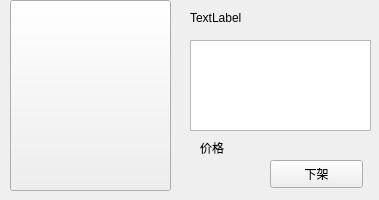
<?xml version="1.0" encoding="UTF-8"?>
<ui version="4.0">
 <class>MyBooksWdg</class>
 <widget class="QWidget" name="MyBooksWdg">
  <property name="geometry">
   <rect>
    <x>0</x>
    <y>0</y>
    <width>379</width>
    <height>200</height>
   </rect>
  </property>
  <property name="minimumSize">
   <size>
    <width>379</width>
    <height>200</height>
   </size>
  </property>
  <property name="maximumSize">
   <size>
    <width>379</width>
    <height>200</height>
   </size>
  </property>
  <property name="windowTitle">
   <string>Form</string>
  </property>
  <widget class="QPushButton" name="pb_bookImg">
   <property name="geometry">
    <rect>
     <x>10</x>
     <y>0</y>
     <width>161</width>
     <height>191</height>
    </rect>
   </property>
   <property name="minimumSize">
    <size>
     <width>161</width>
     <height>191</height>
    </size>
   </property>
   <property name="text">
    <string/>
   </property>
   <property name="iconSize">
    <size>
     <width>161</width>
     <height>191</height>
    </size>
   </property>
  </widget>
  <widget class="QLabel" name="lb_bookName">
   <property name="geometry">
    <rect>
     <x>190</x>
     <y>10</y>
     <width>171</width>
     <height>16</height>
    </rect>
   </property>
   <property name="text">
    <string>TextLabel</string>
   </property>
  </widget>
  <widget class="QTextBrowser" name="txt_bookInfo">
   <property name="geometry">
    <rect>
     <x>190</x>
     <y>40</y>
     <width>181</width>
     <height>91</height>
    </rect>
   </property>
  </widget>
  <widget class="QLabel" name="label_2">
   <property name="geometry">
    <rect>
     <x>200</x>
     <y>140</y>
     <width>31</width>
     <height>16</height>
    </rect>
   </property>
   <property name="text">
    <string>价格</string>
   </property>
  </widget>
  <widget class="QLabel" name="lb_bookPrice">
   <property name="geometry">
    <rect>
     <x>250</x>
     <y>140</y>
     <width>72</width>
     <height>15</height>
    </rect>
   </property>
   <property name="text">
    <string/>
   </property>
  </widget>
  <widget class="QLabel" name="lb_bookArea">
   <property name="geometry">
    <rect>
     <x>180</x>
     <y>170</y>
     <width>72</width>
     <height>15</height>
    </rect>
   </property>
   <property name="text">
    <string/>
   </property>
  </widget>
  <widget class="QPushButton" name="pb_deleteBook">
   <property name="geometry">
    <rect>
     <x>270</x>
     <y>160</y>
     <width>93</width>
     <height>28</height>
    </rect>
   </property>
   <property name="text">
    <string>下架</string>
   </property>
  </widget>
 </widget>
 <resources/>
 <connections/>
</ui>
